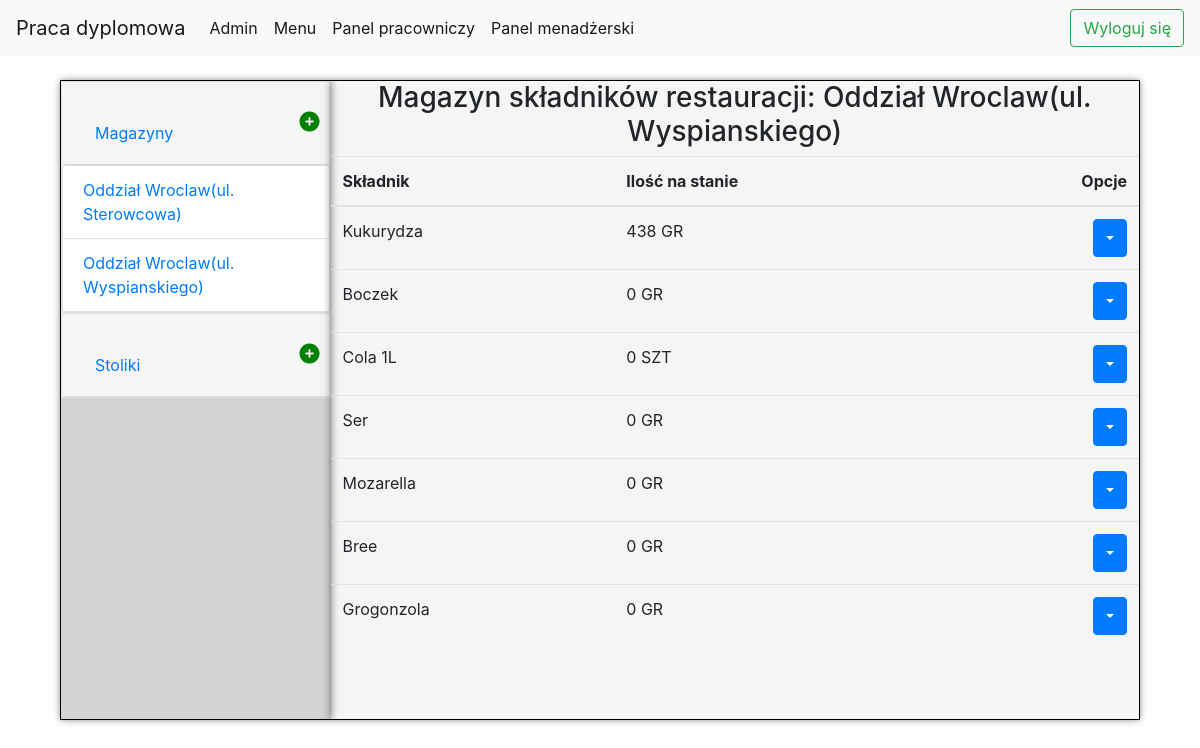
The page /manage_restaurants/M/2/ (signed in) on the database its author committed.
### restaurantApp/models.py (models this page shows, shortened)
class Restaurant(models.Model):
    address = models.OneToOneField(Address, on_delete=models.CASCADE)
    def __str__(self):
        return f"Oddział {self.address.city}(ul. {self.address.street_name})"

class Address(models.Model):
    street_name = models.CharField(max_length=100)
    street_number = models.IntegerField()
    house_number = models.IntegerField(null=True, blank=True)
    city = models.CharField(max_length=100)
    zip_code = models.CharField(max_length=10)

class Storage(models.Model):
    restaurant = models.ForeignKey(Restaurant, on_delete=models.CASCADE, blank=True, null=True)
    ingredient = models.ForeignKey(Ingredient, on_delete=models.CASCADE)
    quantity = models.IntegerField()

class Ingredient(models.Model):
    name = models.CharField(max_length=100)
    QUANTITY_TYPES = (
        ('GR', 'Gramy'),
        ('SZT', 'Sztuki')
    )
    quantity_type = models.CharField(max_length=3, choices=QUANTITY_TYPES, default='GR')
    INGREDIENT_TYPES = (
        ('ND', 'NOT DEFINED'),
        ('S', 'Ser'),
        ('M', 'Mięso'),
        ('W', 'Warzywo'),
        ('N', 'Napój'),
    )
    ingredient_type = models.CharField(max_length=3, choices=INGREDIENT_TYPES, default='ND')

### restaurantApp/views.py (the view)
    def _wrapped_view_func(request, *args, **kwargs):
        if request.user.employee.position != "M":
            return HttpResponse('Nie posiadasz uprawnień')
        else:
            return view_func(request, *args, **kwargs)

### restaurantApp/views.py (called while the page is built, shortened)
def manager_required(view_func):
    def _wrapped_view_func(request, *args, **kwargs):
        if request.user.employee.position != "M":
            return HttpResponse('Nie posiadasz uprawnień')
        else:
            return view_func(request, *args, **kwargs)
    return _wrapped_view_func

@login_required
@manager_required
def manage_restaurants(request, type, id=0):
    restaurants = Restaurant.objects.all()
    if type == "M":
        if id != 0:
            restaurant = Restaurant.objects.get(id=id)
            storage = Storage.objects.filter(restaurant=restaurant)
            return render(request, "restaurantApp/manage_restaurants.html",
                          {"restaurants": restaurants, "restaurant": restaurant, "storage": storage})
    return render(request, "restaurantApp/manage_restaurants.html",
                  {"restaurants": restaurants})

### templates/restaurantApp/manage_restaurants.html (shortened to what this page needs)
<!DOCTYPE html>
{% extends "restaurantApp/base.html" %}
{% load static %}
{% block css_block %}
    <link rel="stylesheet" href="{% static 'css/products_group.css' %}">
    <link rel="stylesheet" href="{% static 'css/control_panel.css' %}">
    <link rel="stylesheet" href="{% static 'css/accordion.css' %}">
{% endblock %}
{% block body_block %}
    <div class="main-window">
    <div class="option-windows">
    <div id="accordion">
        <div class="card">
            <div class="card-header" id="headingOne">
                <h5 class="mb-0">
                    <button class="btn btn-link" data-toggle="collapse" data-target="#collapseOne"
                            aria-expanded="true" aria-controls="collapseOne">
                        Magazyny
                    </button>
                    <a href="{% url "restaurantApp:create_restaurant" %}"><i
                            class="addSign fas fa-plus-circle"></i></a>
                </h5>
            </div>
            {% if storage %}
                <div id="collapseOne" class="collapse show" aria-labelledby="headingOne" data-parent="#accordion">
            {% else %}
                <div id="collapseOne" class="collapse" aria-labelledby="headingOne" data-parent="#accordion">
            {% endif %}
            <div class="card-body">
                <ul class="list-group">
                    {% for restuarant in restaurants %}
                        <li class="list-group-item">
                            <a href="{% url "restaurantApp:manage_restaurants" "M" restuarant.id %}">{{ restuarant }}</a>
                        </li>
                    {% endfor %}
                </ul>
            </div>
            </div>
            </div>
            <div class="card">
                <div class="card-header" id="headingTwo">
                    <h5 class="mb-0">
                        <button class="btn btn-link" data-toggle="collapse" data-target="#collapseTwo"
                                aria-expanded="true" aria-controls="collapseOne">
                            <a href="{% url "restaurantApp:add_table" %}"><i
                                    class="addSign fas fa-plus-circle"></i></a>
                            Stoliki
                        </button>
                    </h5>
                </div>
                </div>
            </div>
        </div>
        <div class="view-window">
            {% if storage %}
                <h3 class="table-header">Magazyn składników restauracji: {{ restaurant }}</h3>
                <table class="table">
                    <thead>
                    <tr>
                        <th scope="col">Składnik</th>
                        <th scope="col">Ilość na stanie</th>
                        <th  class="right-align" scope="col">Opcje</th>
                    </tr>
                    </thead>
                    <tbody>
                    {% for element in storage %}
                        <tr>
                            <td>{{ element.ingredient.name }}</td>
                            <td>{{ element.quantity }} {{ element.ingredient.quantity_type }}</td>
                            <td class="right-align">
                                <div class="btn-group">
                                    <button type="button" class="btn btn-primary dropdown-toggle" data-toggle="dropdown"
                                            aria-haspopup="true" aria-expanded="false"></button>
                                </div>
                            </td>
                        </tr>
                    {% endfor %}
                    </tbody>
                </table>
            {% endif %}
        </div>
    </div>
{% endblock %}

### static/css/base.css (style rules this page uses)
html { overflow: hidden; }
body { margin: 0; box-sizing: border-box; }
html, body { height: 100%; width: 100%; background: url("/static/img/b3.JPG") no-repeat 0 0 scroll; height: 100%; width: 100%; background-position: 0px -40px; background-repeat: no-repeat; background-size: cover; }

### static/css/products_group.css (style rules this page uses)
.main-window { border: 1px solid black; position: absolute; right: 5%; height: 80%; left: 5%; top: 10%; box-shadow: 0 0 3px rgba(0, 0, 0, 0.1); }
.option-windows { overflow: scroll; position: absolute; width: 25%; height: 100%; box-shadow: 0 0 8px rgba(0, 0, 0, 0.5); background: lightgray; }
.view-window { box-shadow: 0 0 8px rgba(0, 0, 0, 0.5); overflow: scroll; position: absolute; right: 0px; width: 75%; height: 100%; }
.card-body { padding: 0px 0px 0px 0px; }
.addSign { font-size: 20px; color: green; position: absolute; right: 3%; }
.table-header { text-align: center; }
.table { width: 100%; }
.right-align { text-align: right; }
.main-window { background-color: whitesmoke; }
.option-windows-panel input, button { margin-top: 20px; }

### static/css/control_panel.css (style rules this page uses)
td .btn { height: inherit; width: inherit; height: 90%; width: 90%; display: block; margin: auto; }
table { position: center; }

### static/css/accordion.css (style rules this page uses)
#accordion { background-color: #eee; color: #444; cursor: pointer; width: 100%; border: none; outline: none; transition: 0.4s; }
.card-header { background-color: whitesmoke; text-align: left; }
.card .addSign { position: absolute; right: 10px; top: 30px; }

### rows shown on the page
Restaurant: address.street_name "Oddział Wroclaw(ul. Sterowcowa)"
Restaurant: address.street_name "Oddział Wroclaw(ul. Wyspianskiego)"
Storage: ingredient.name "Kukurydza", quantity "438", ingredient.quantity_type "GR"
Storage: ingredient.name "Boczek", quantity "0", ingredient.quantity_type "GR"
Storage: ingredient.name "Cola 1L", quantity "0", ingredient.quantity_type "SZT"
Storage: ingredient.name "Ser", quantity "0", ingredient.quantity_type "GR"
Storage: ingredient.name "Mozarella", quantity "0", ingredient.quantity_type "GR"
Storage: ingredient.name "Bree", quantity "0", ingredient.quantity_type "GR"
Storage: ingredient.name "Grogonzola", quantity "0", ingredient.quantity_type "GR"
